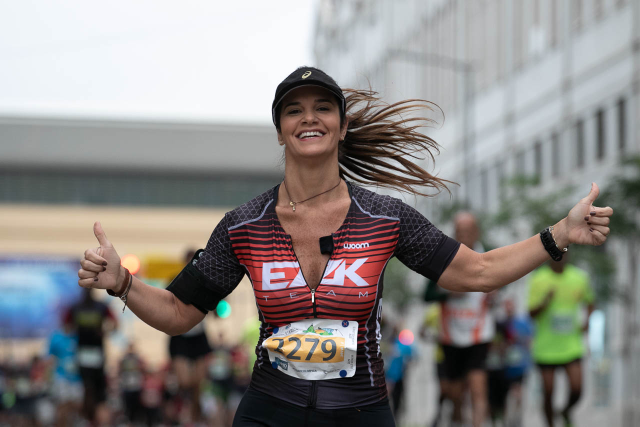
#> input picture images/SoulCariocaMaravilhaRicAnd0008.JPG, 1280 x 853 px (shown at 1/2 size); its folder holds only this picture in this run
$ jupyter execute image-resize.ipynb
#> lines starting #> are read from the running program, lines starting #| are printed output that depends on the picture
[cell 1]
from PIL import Image
import os

path = "images/"
path_o = "upload/"

[cell 2]
photos = [f for f in os.listdir(path) if (f.lower().endswith(".jpg") or f.lower().endswith(".png"))]

[cell 3]
for photo in photos:
    image = Image.open(path + photo)
#> image is the input picture: PIL image 1280x853 RGB; mean R, G, B 138.8, 135.5, 133
    image = image.convert('L')
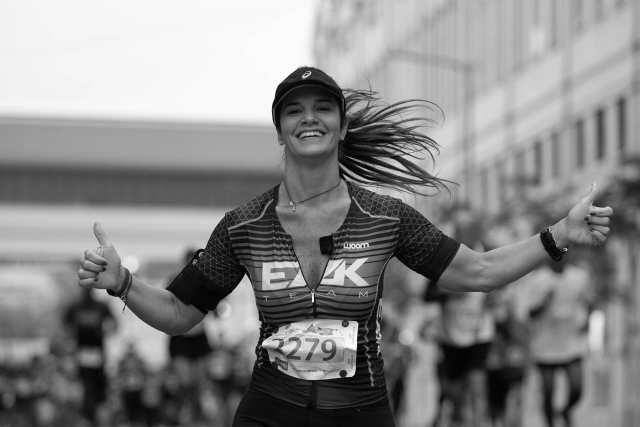
#> image: PIL image 1280x853 L (shown at 1/2 size); min 0, max 255, mean 136.2
    image.thumbnail((640, 640))
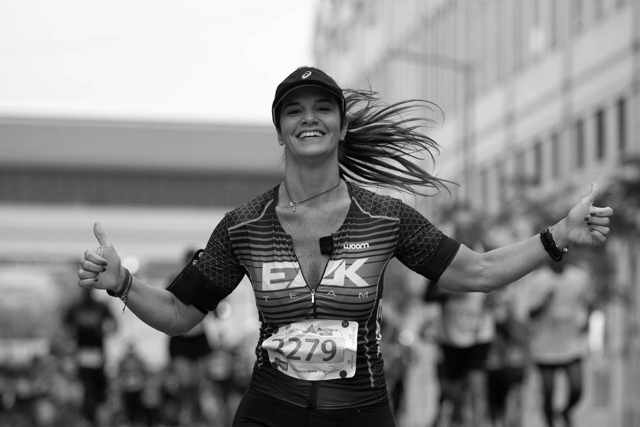
#> image: PIL image 640x427 L; min 0, max 255, mean 136.2
    image.save(path_o +  photo.lower())

$ run again, on images/SoulCariocaMaravilhaRicAnd0228.JPG
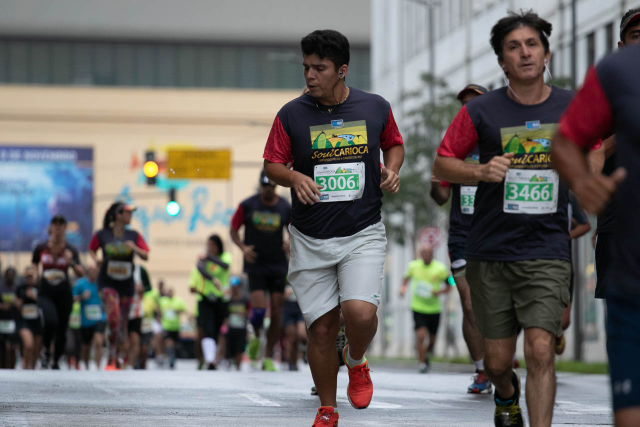
#> input picture images/SoulCariocaMaravilhaRicAnd0228.JPG, 1280 x 853 px (shown at 1/2 size)
#> image is the input picture: PIL image 1280x853 RGB; mean R, G, B 109.6, 107.5, 105.4
#> `image = image.convert('L')`:
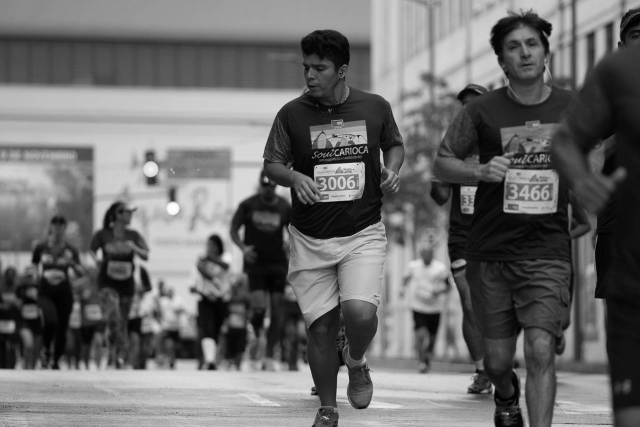
#> image: PIL image 1280x853 L (shown at 1/2 size); min 0, max 254, mean 107.9
#> `image.thumbnail((640, 640))`:
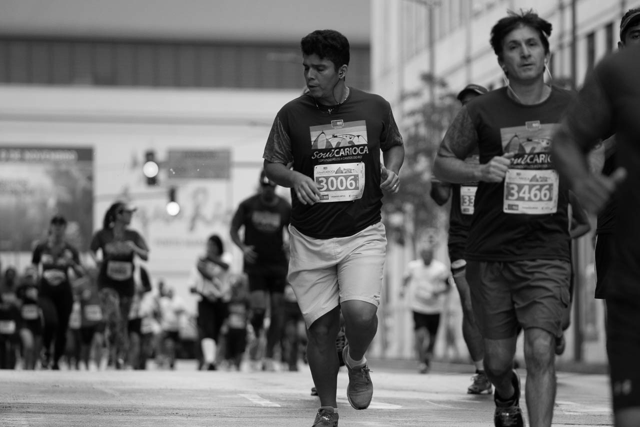
#> image: PIL image 640x427 L; min 0, max 254, mean 107.9

$ run again, on images/SoulCariocaMaravilhaRicAnd0010.JPG
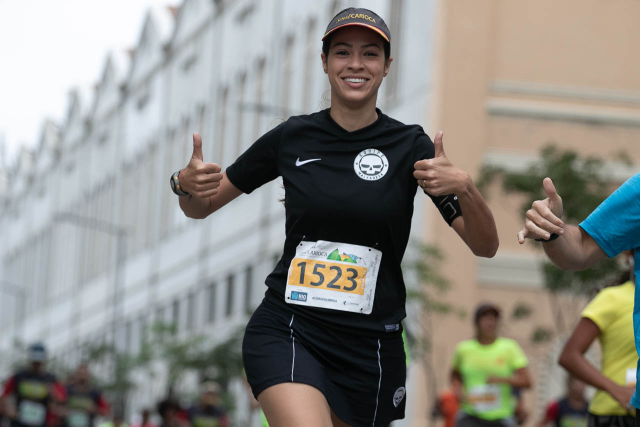
#> input picture images/SoulCariocaMaravilhaRicAnd0010.JPG, 1280 x 853 px (shown at 1/2 size)
#> image is the input picture: PIL image 1280x853 RGB; mean R, G, B 139.9, 138.7, 132.6
#> `image = image.convert('L')`:
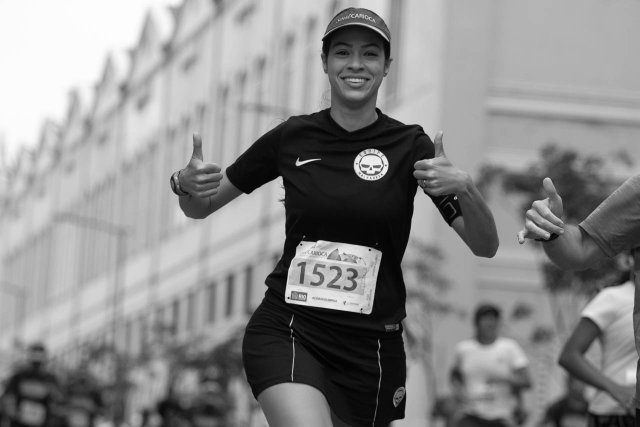
#> image: PIL image 1280x853 L (shown at 1/2 size); min 0, max 254, mean 138.3
#> `image.thumbnail((640, 640))`:
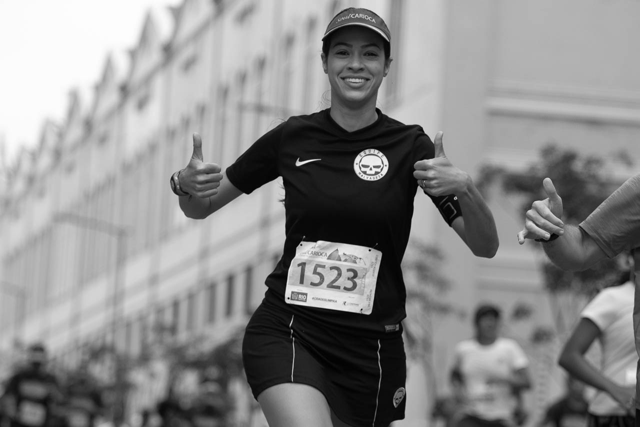
#> image: PIL image 640x427 L; min 0, max 254, mean 138.3
